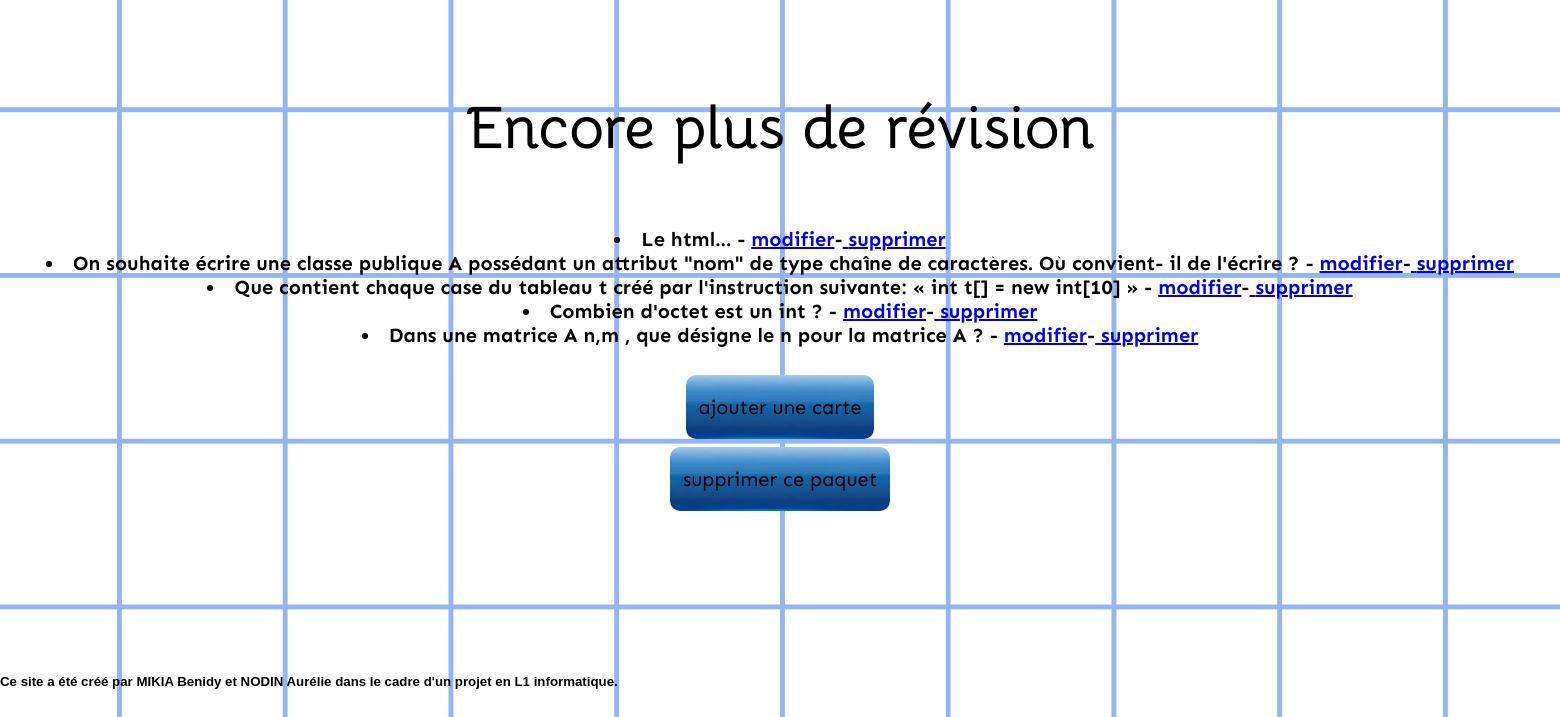
Page /memoria/editionpaquet.php?p=2 (signed in) on the committed database.
### tables this page shows
CREATE TABLE IF NOT EXISTS `paquets` (
  `id` int(11) NOT NULL AUTO_INCREMENT,
  `nom` varchar(30) NOT NULL,
  `id_user` int(11) NOT NULL,
  PRIMARY KEY (`id`),
  UNIQUE KEY `nom` (`nom`)
);

CREATE TABLE IF NOT EXISTS `cartes_questions` (
  `id` int(11) NOT NULL AUTO_INCREMENT,
  `id_user` int(11) NOT NULL,
  `matiere` text NOT NULL,
  `question` text NOT NULL,
  `id_paquet` int(11) NOT NULL,
  PRIMARY KEY (`id`),
  KEY `fk_id_paquet` (`id_paquet`)
);

### memoria/editionpaquet.php (the view, shortened to what this page needs)
<?php
$connex = connexion_bd();
$numero =(int)$_GET['p'];
$req = "SELECT * FROM paquets WHERE id =".$numero."";
$ligne = mysqli_query($connex, $req);
$res = mysqli_fetch_assoc($ligne);
$req = "SELECT * FROM cartes_questions WHERE id_paquet=".$numero."";
$ligne_question = mysqli_query($connex, $req);
?>
<!DOCTYPE html>
	<html lang ="fr">
	<head>
		<link rel="stylesheet" type="text/css" href="css/editionpaquet.css">
	</head>
	<body >
		<h1><?php echo $res['nom'] ?> </h1>
		<div class="accueil">
		</div>
		<div class="retour">
		</div>
		<div class="content">
			<?php while($tab = mysqli_fetch_assoc($ligne_question)){ ?>
				<li><?=htmlspecialchars($tab['question']) ?> - <a href="editioncarte.php?p=<?php echo $numero ?>&id=<?=htmlspecialchars($tab['id']) ?>">   modifier</a>-<a href="suppressioncarte.php?id=<?php echo htmlspecialchars( $tab['id']) ?>&p=<?php echo $numero ?>">   supprimer</a></li>
			<?php }?>
			<br>
			<br>
			<div class="add">
				<a href="creationcartes.php?p=<?php echo $numero?>">ajouter une carte</a> <br> <br> <br>
				<a href="suppressionpaquet.php?p=<?php echo $numero ?>">supprimer ce paquet</a>
			</div>
		</div>
		<footer>
			<h5>
				Ce site a été créé par MIKIA Benidy et NODIN Aurélie dans le cadre d'un projet en L1 informatique.
			</h5>
		</footer>
	</body>
	</html>

### memoria/css/editionpaquet.css (style rules this page uses)
body { padding: 0px; margin: 0px; background: url("../img/background2.png") ; -webkit-background-size: cover; -moz-background-size: cover; -o-background-size: cover; }
h1 { font-family: "Bellota-Bold", sans-serif; font-size: 60px; color : black; text-align: center; position: relative; top : 50px; }
div.content, p { z-index: 2; font-family: "Sen-Bold", sans-serif; text-align: center; font-size: 20px; }
div.add a { border-radius: 10px; width : 270px; background-image: url("../img/editer4.png") ; background-position: center; background-size: no-repeat; padding: 20px 13px; font-family: "Sen-Regular", sans-serif; text-decoration: none; color: black; }
footer { font-family: "Amiri-Regular", sans-serif; color : black; }

### rows in the picture
paquets: nom "Encore plus de révision"
cartes_questions: question "Le html..."
cartes_questions: question "On souhaite écrire une classe publique A possédant un attribut \"nom\" de type chaîne de caractères. Où convient- il de l'écrire ?"
cartes_questions: question "Que contient chaque case du tableau t créé par l'instruction suivante: « int t[] = new int[10] »"
cartes_questions: question "Combien d'octet est un int ?"
cartes_questions: question "Dans une matrice A n,m , que désigne le n pour la matrice A ?"
